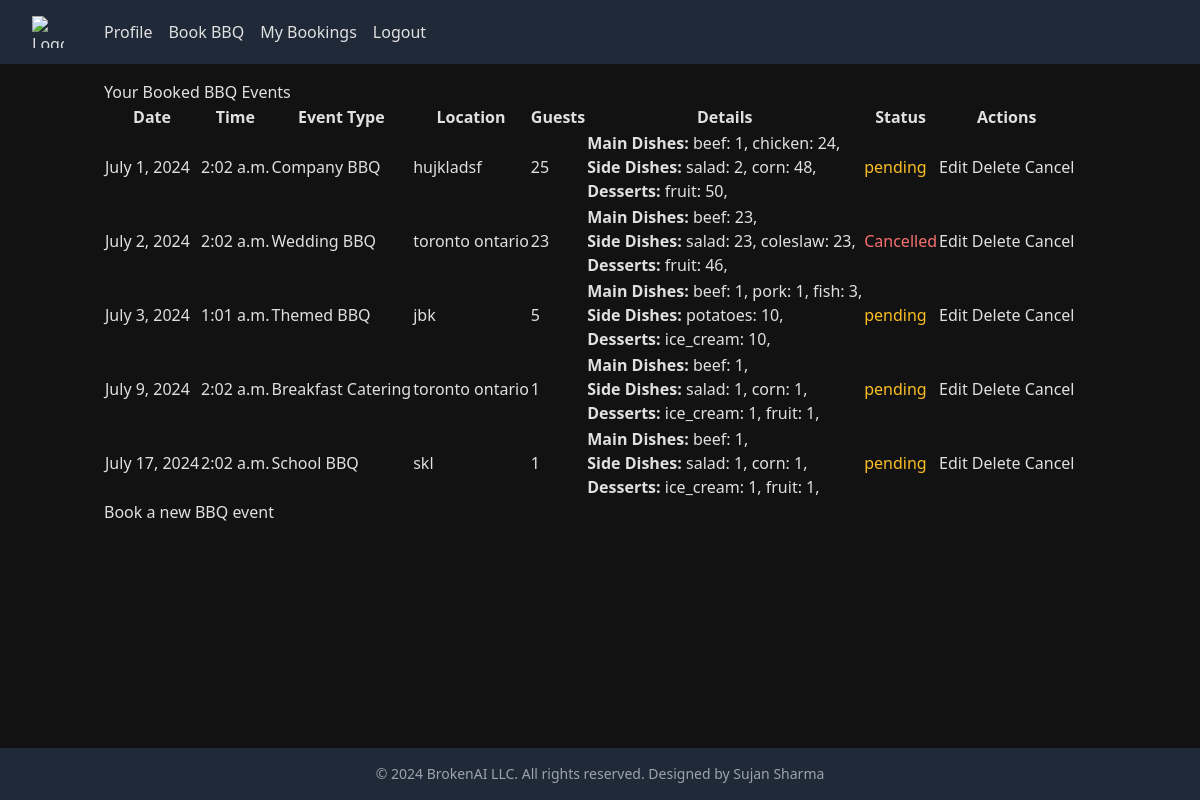
Before: /my-bookings/ (signed in) with the older database file.
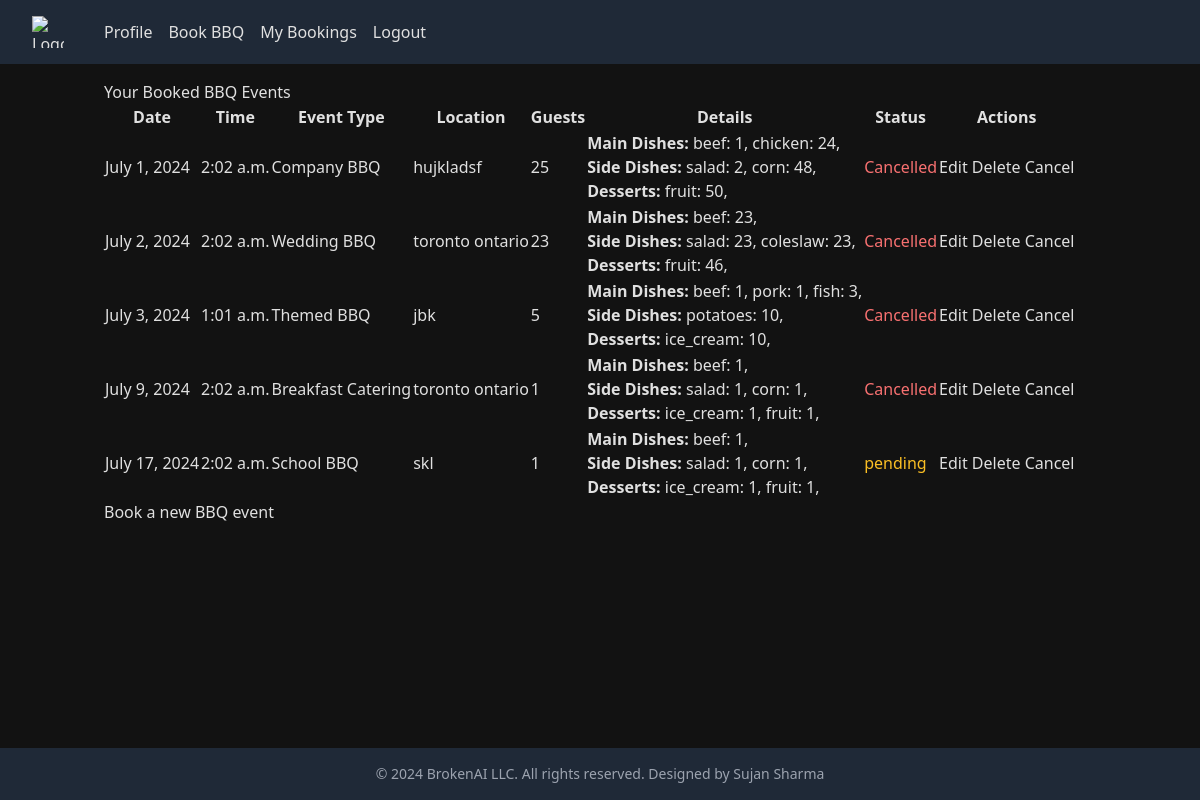
After: the same page with the newer database file.
### accounts/models.py (models this page shows, shortened)
class BBQBooking(models.Model):
    user = models.ForeignKey(settings.AUTH_USER_MODEL, on_delete=models.CASCADE, related_name='bbq_bookings')
    status = models.IntegerField(default=0)  # 0: Pending, 1: Confirmed, 2: Cancelled, 3: Completed
    date = models.DateField()
    time = models.TimeField()
    location = models.CharField(max_length=255)
    guests = models.IntegerField()
    EVENT_TYPES = [
        ('private', 'Private BBQ'),
        ('company', 'Company BBQ'),
        ('wedding', 'Wedding BBQ'),
        ('school', 'School BBQ'),
        ('themed', 'Themed BBQ'),
        ('breakfast', 'Breakfast Catering'),
        ('holiday', 'Holiday Catering'),
    ]
    event_type = models.CharField(max_length=20, choices=EVENT_TYPES, default='private')
    MAIN_DISHES = [
        ('beef', 'Beef'),
        ('chicken', 'Chicken'),
        ('pork', 'Pork'),
        ('fish', 'Fish'),
    ]
    main_dishes = models.JSONField()  # Store as {"beef": 10, "chicken": 5, ...}
    SIDE_DISHES = [
        ('salad', 'Salad'),
        ('corn', 'Corn'),
        ('potatoes', 'Potatoes'),
        ('beans', 'Beans'),
        ('coleslaw', 'Coleslaw'),
    ]
    side_dishes = models.JSONField()  # Store as {"salad": 15, "corn": 10, ...}
    DESSERTS = [
        ('ice_cream', 'Ice Cream'),
        ('fruit', 'Fruit'),
    ]
    desserts = models.JSONField()  # Store as {"ice_cream": 20, "fruit": 10}
    drinks = models.IntegerField()  # Total number of drinks (same as guests)

### accounts/views.py (the view)
# urls.py: path('my-bookings/', views.view_booked_events, name='view_booked_events'),
@login_required
def view_booked_events(request):
    bookings = BBQBooking.objects.filter(user=request.user).order_by('date', 'time')
    return render(request, 'booked_events.html', {'bookings': bookings})

### accounts/templates/booked_events.html (shortened to what this page needs)
{% extends "base.html" %}
{% block content %}
<h2>Your Booked BBQ Events</h2>
{% if bookings %}
<table>
    <thead>
        <tr>
            <th>Date</th>
            <th>Time</th>
            <th>Event Type</th>
            <th>Location</th>
            <th>Guests</th>
            <th>Details</th>
            <th>Status</th>
            <th>Actions</th>
        </tr>
    </thead>
    <tbody>
        {% for booking in bookings %}
        <tr>
            <td>{{ booking.date }}</td>
            <td>{{ booking.time }}</td>
            <td>{{ booking.get_event_type_display }}</td>
            <td>{{ booking.location }}</td>
            <td>{{ booking.guests }}</td>
            <td>
                <strong>Main Dishes:</strong>
                {% for dish, count in booking.main_dishes.items %}
                {{ dish }}: {{ count }},
                {% endfor %}
                <br>
                <strong>Side Dishes:</strong>
                {% for dish, count in booking.side_dishes.items %}
                {{ dish }}: {{ count }},
                {% endfor %}
                <br>
                <strong>Desserts:</strong>
                {% for dish, count in booking.desserts.items %}
                {{ dish }}: {{ count }},
                {% endfor %}
            </td>
            <td>
                {%if booking.status == 0 %}
                <span class="text-yellow-400">pending</span>
                {%elif booking.status == 1 %}
                <span class="text-green-400">Confirmed</span>
                {%elif booking.status == 2 %}
                <span class="text-red-400">Cancelled</span>
                {%else%}
                <span class="text-blue-400">Completed</span>
                {%endif%}
            </td>
            <td>
                <a href="{% url 'edit_booking' booking.id %}">Edit</a>
                <form action="{% url 'delete_booking' booking.id %}" method="post" style="display:inline;">
                    <button type="submit"
                        onclick="return confirm('Are you sure you want to delete this booking?');">Delete</button>
                </form>
                <form action="{% url 'cancel_booking' booking.id %}" method="post" style="display:inline;">
                    <button type="submit"
                        onclick="return confirm('Are you sure you want to cancel this booking?');">Cancel</button>
                </form>
            </td>
        </tr>
        {% endfor %}
    </tbody>
</table>
{% else %}
<p>You haven't booked any BBQ events yet.</p>
{% endif %}
<a href="{% url 'book_bbq' %}">Book a new BBQ event</a>
{% endblock %}

Changed rows visible on the page:
changed BBQBooking "July 1, 2024": status "pending" → "Cancelled"
changed BBQBooking "July 3, 2024": status "pending" → "Cancelled"
changed BBQBooking "July 9, 2024": status "pending" → "Cancelled"
